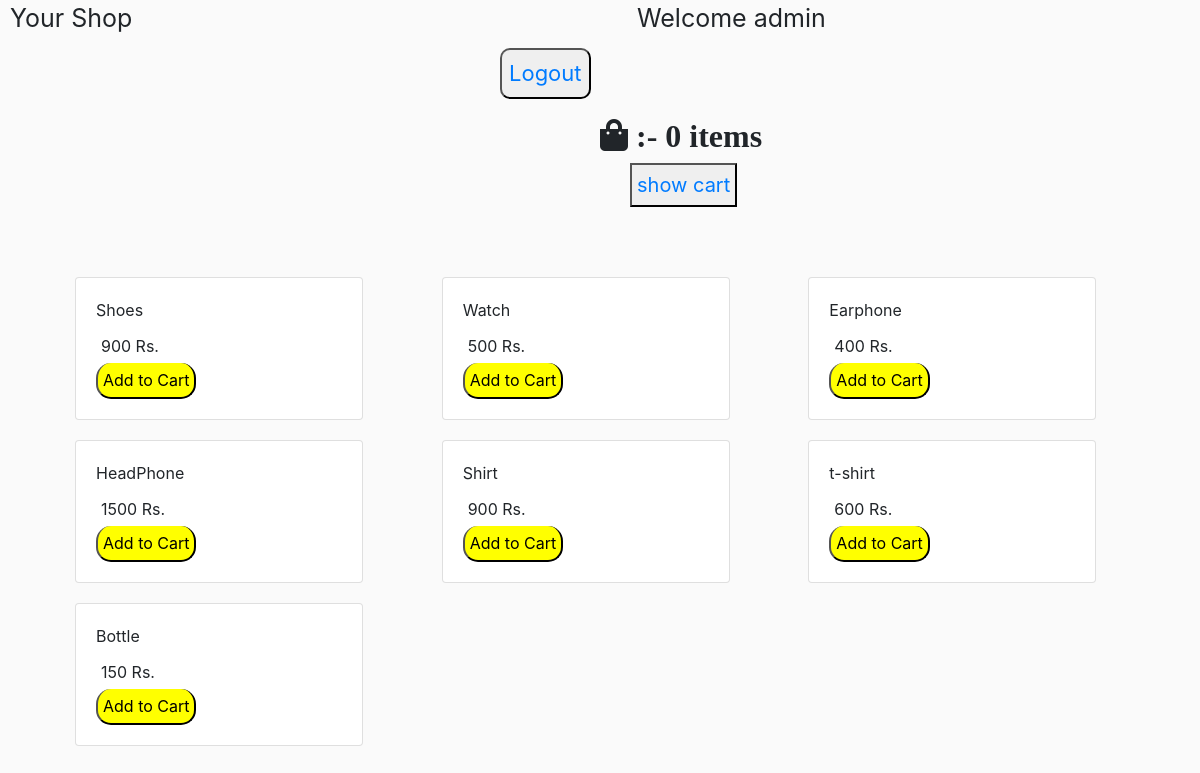
/userportal/home (signed in), run on the app's committed database.
### userportal/models.py (models this page shows)
class Product(models.Model):
    name = models.CharField(max_length = 250)
    price = models.IntegerField()

### userportal/views.py (the view)
# urls.py: 2. Add a URL to urlpatterns:  path('', views.home, name='home')
def home(request):
    if not request.user.is_authenticated:
        return HttpResponseRedirect(reverse("login"))
    products = Product.objects.all()
    responseProducts = ProductSerializer(products, many = True)
    userId = request.session['userId']
    user = User.objects.get(id = userId)
    if Cart.objects.filter(user = user, buy = False).exists():
        cart = Cart.objects.get(user = user, buy = False)
    else:
        cart = Cart.objects.create(user = user, buy = False)
        cart.save()
    total = cart.get_cart_items
    return render(request, 'dashboard.html', {'products': responseProducts.data, "total" : total})

### userportal/models.py (called while the page is built)
    @property
    def get_cart_items(self):
        orderdish = self.orderproduct_set.all()
        sum=0
        for item in orderdish:
            sum = sum + item.quantity
        return sum

### userportal/templates/dashboard.html (shortened to what this page needs)
{% extends 'base.html' %}
{% load static %}
{% block content %}
<navbar style = "height: 50px; margin-top: 10px;" >
   <div style = "display: inline-block; margin-left: 10px; font-size: 25px;">Your Shop</div>
   <div style = "display: inline-block; margin-left: 500px; font-size: 25px;">Welcome {{request.user.username}}</div>
   <button type = "button" style = "display: inline-block; margin-left: 500px; font-size: 22px; margin-top: 10px;;
   border-radius: 10px; padding: 7px;"><a href = "{% url 'logout' %}">Logout</a></button>
</navbar>
<br/>
<i class="fa fa-shopping-bag fa-2x" aria-hidden="true" style = "margin-left: 600px; margin-top: 20px;" id = "count">  :- {{total}} items</i>
<div style = "margin-left: 620px;">
    <button type = "button" style = "color : green; font-size: 20px; padding: 5px; margin: 10px;">
        <a href = "{% url 'cart' %}">show cart</a></button>
</div>
<div class = "row" style = "margin : 50px">
    {% for product in products %}
        <div class = "col">
            <div class = "card" style = "width: 18rem; margin: 10px;">
                <div class = "card-body">
                    <div class = "card-title">{{product.name}}</div>
                    <div class = "card-text" style = "margin: 5px;">{{product.price}} Rs.</div>
                    <button type = "button" style = "background-color: yellow; border-radius: 15px; padding: 5px; border-top: 10px;"
                     onclick="addItem({{product.id}})">Add to Cart</button>
                </div>
            </div>
        </div>
    {% endfor %}
</div>
{% endblock content %}

### userportal/templates/base.html (style rules this page uses)
body { background-color: hsl(0, 0%, 98%); }
* { margin: 0; padding: 0; }
html { scroll-behavior: smooth; }
:root { --navbar-height: 59px; }

### data on the page
Product: name "Shoes"
Product: name "Watch"
Product: name "Earphone"
Product: name "HeadPhone"
Product: name "Shirt"
Product: name "t-shirt"
Product: name "Bottle"

### other printed values
{{ request.user.username }} "admin"
{{ total }} "0"
{{ product.price }} "900" "500" "400" "1500" "900" "600" "150"
